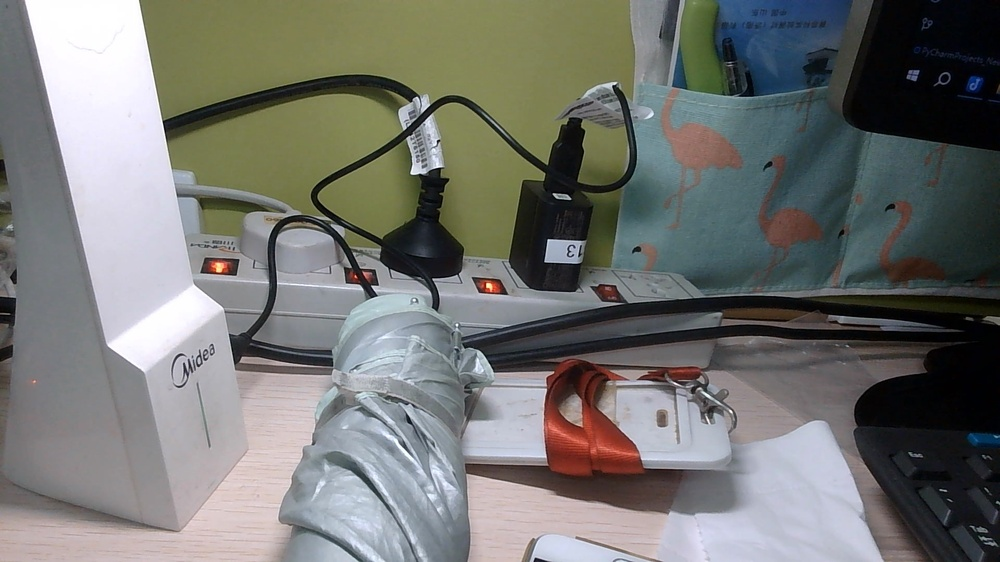
#> input picture Python-Library/scikit-image/Pics/desk1.JPG, 1000 x 562 px, shrunk from 1920 x 1080 before the run
$ python pic_compare_directly.py
#> lines starting #> are read from the running program, lines starting #| are printed output that depends on the picture
"""
Image comparison is particularly useful when performing image processing tasks such as exposure manipulations,
filtering, and restoration.
这几个方法看上去用来让用户查看图像不同的地方, 而不是用来为程序对比图像的
"""
import matplotlib.pyplot as plt
from matplotlib.gridspec import GridSpec
import skimage as ski

if __name__ == '__main__':
    img1_gray = ski.io.imread("Pics/desk1.JPG", as_gray=True)
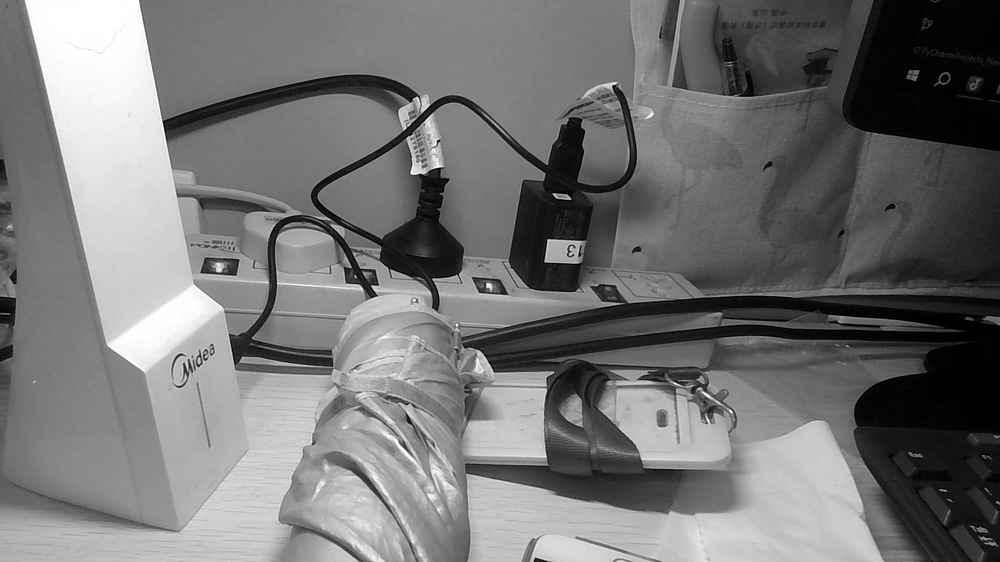
#> img1_gray: shape (562, 1000) float64; min 0, max 1, mean 0.457
    img2_gray = ski.io.imread("Pics/desk2.JPG", as_gray=True)
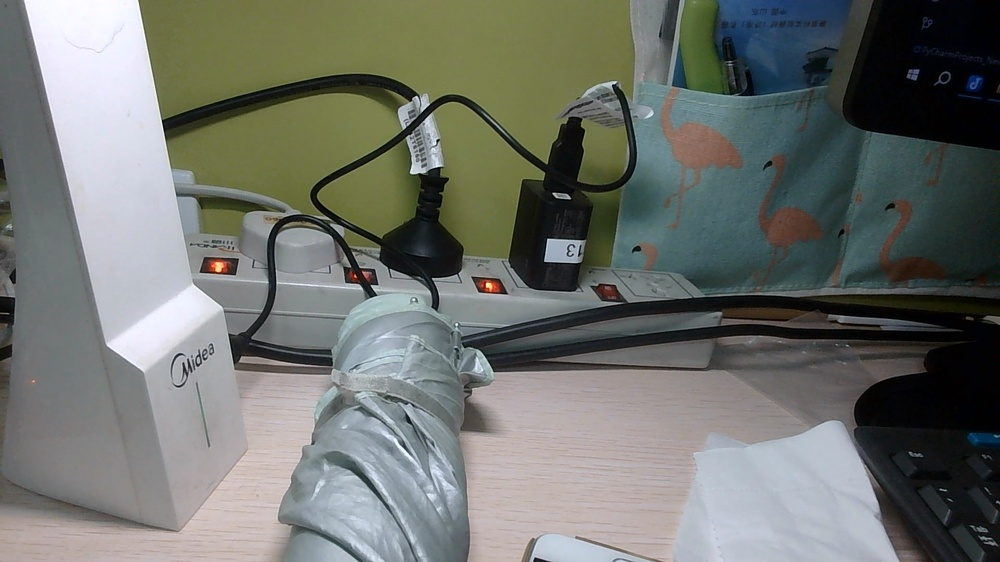
#> input picture Python-Library/scikit-image/Pics/desk2.JPG, 1000 x 562 px, shrunk from 1920 x 1080 before the run
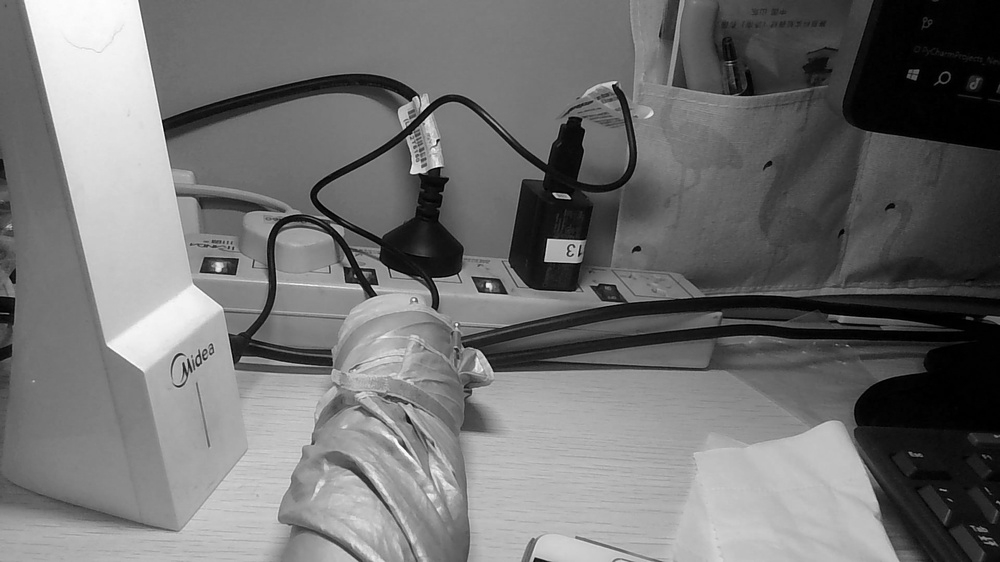
#> img2_gray: shape (562, 1000) float64; min 0, max 0.999, mean 0.445

    # The checkerboard method alternates tiles from the first and the second images.
    # 这个画面分成一个个小方格, 然后分别把一格显示一张图片对应的位置, 旁边一格显示另一张图片的对应位置
    comp_equalized = ski.util.compare_images(img1_gray, img2_gray, method='checkerboard')
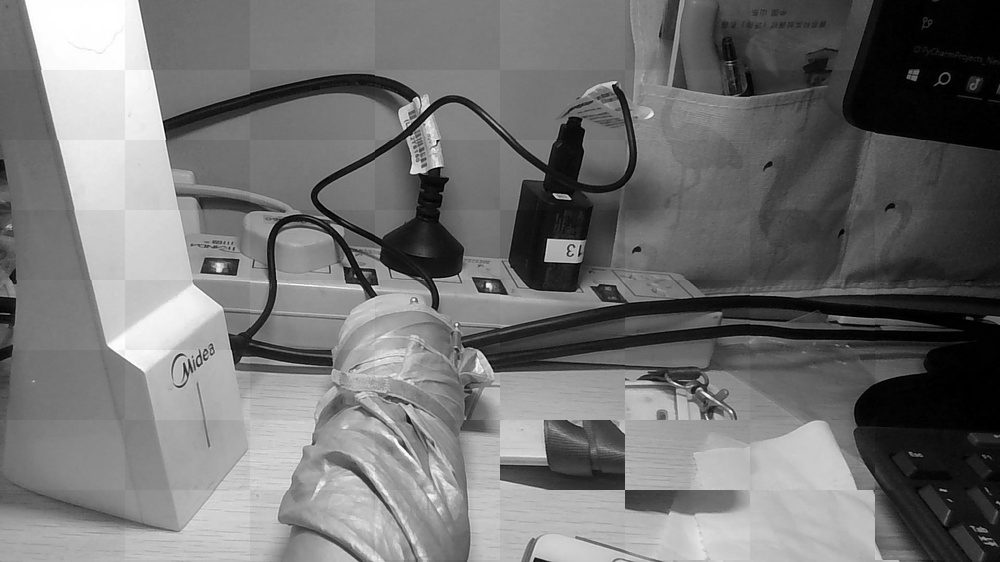
#> comp_equalized: shape (562, 1000) float64; min 0, max 1, mean 0.45

    fig = plt.figure(figsize=(8, 9))
    gs = GridSpec(3, 2)
    # [8 lines of commented-out code are left out]
    diff_rotated = ski.util.compare_images(img1_gray, img2_gray, method='diff')
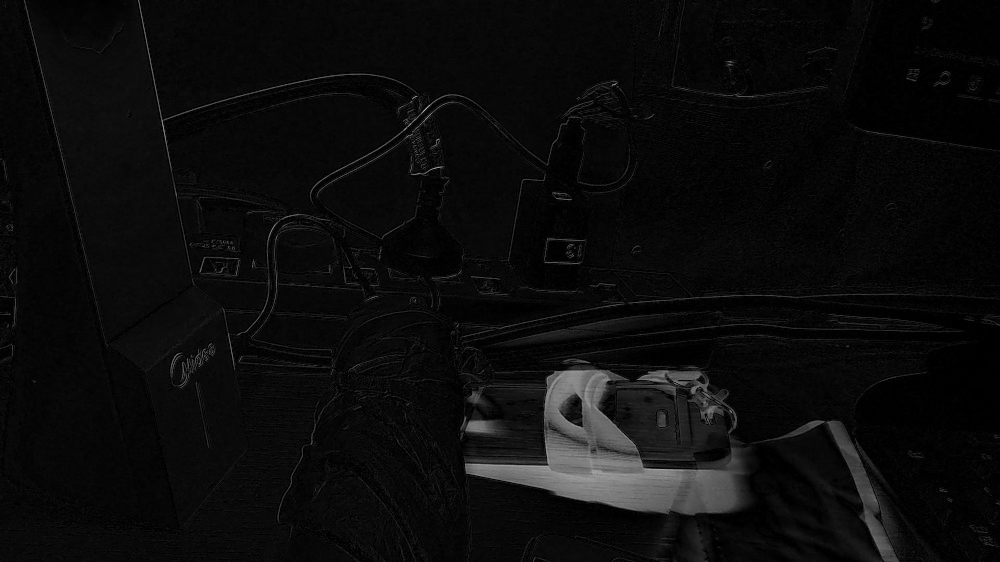
#> diff_rotated: shape (562, 1000) float64; min 0, max 0.686, mean 0.0475

    # [8 lines of commented-out code are left out]
    blend_rotated = ski.util.compare_images(img1_gray, img2_gray, method='blend')
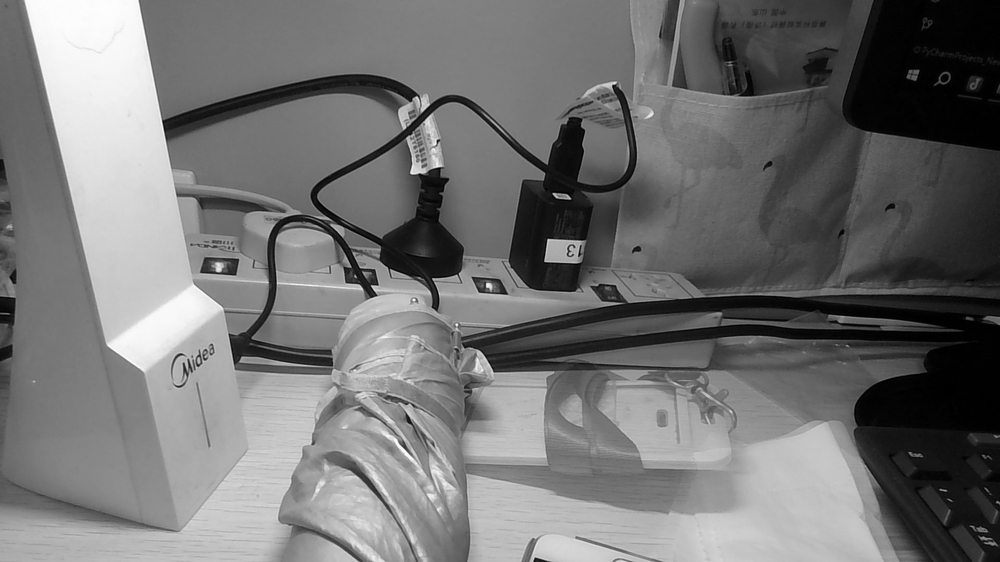
#> blend_rotated: shape (562, 1000) float64; min 0, max 0.998, mean 0.451

    blend = fig.add_subplot(gs[1:, :])
    blend.imshow(blend_rotated, cmap='gray')
    blend.set_title("Blend comparison")
    blend.set_axis_off()
    fig.tight_layout()

    plt.show()
